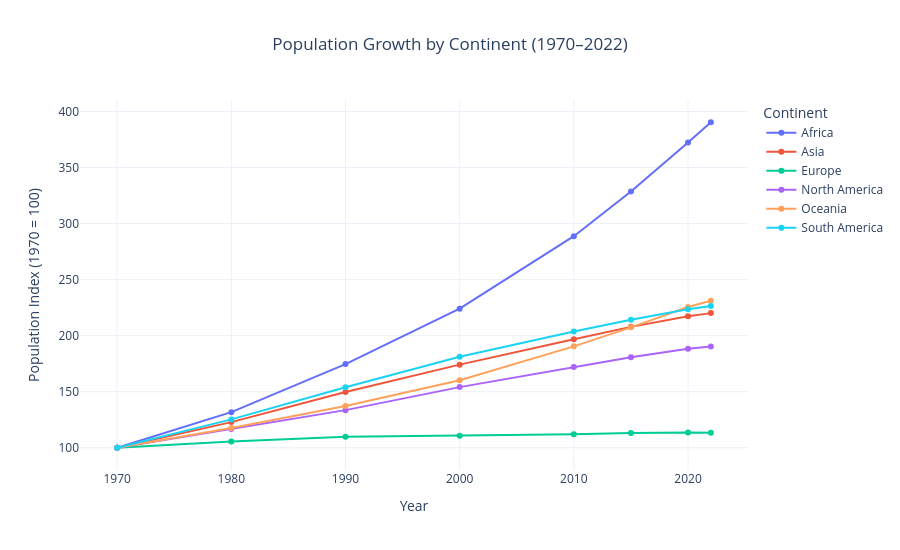

Notebook code for this chart:
### Markdown cell above
**Chart choice & justification:** *Which chart did you choose, and why? Justify design choices.

*YOUR ANSWER HERE* : 
I chose a line chart because it clearly shows how population growth has changed across continents from 1970 to 2022. I used 1970 as the baseline (100) to compare relative population growth. Different colours represent different continents, making it easy to identify which continent experienced the fastest growth.

### Code cell
# Q1
# YOUR CODE HERE
continent_pop = df_long.groupby(
    ['Continent', 'Year']
)['Population'].sum().reset_index()

# Get the population in 1970 for each continent
base_population = continent_pop[
    continent_pop['Year'] == 1970
][['Continent', 'Population']]

base_population = base_population.rename(
    columns={'Population': 'Base Population'}
)

# Merge baseline population
continent_pop = continent_pop.merge(
    base_population, on='Continent'
)

# Calculate population index (1970 = 100)
continent_pop['Growth Index'] = (
    continent_pop['Population'] /
    continent_pop['Base Population']
) * 100

# Create line chart
fig = px.line(
    continent_pop,
    x='Year',
    y='Growth Index',
    color='Continent',
    markers=True,
    title='Population Growth by Continent (1970–2022)',
    labels={
        'Year': 'Year',
        'Growth Index': 'Population Index (1970 = 100)'
    },
    template='plotly_white'
)

fig.update_layout(
    title_x=0.5,
    height=550
)

fig.show()

### Figure 1 — Plotly figure (JSON) as saved in the notebook; plotly's stock layout.template omitted (floating-point values rounded to 4 significant figures)
{"data": [{"hovertemplate": "Continent=Africa<br>Year=%{x}<br>Population Index (1970 = 100)=%{y}<extra></extra>", "legendgroup": "Africa", "line": {"color": "#636efa", "dash": "solid"}, "marker": {"symbol": "circle"}, "mode": "lines+markers", "name": "Africa", "orientation": "v", "showlegend": true, "type": "scatter", "x": [1970, 1980, 1990, 2000, 2010, 2015, 2020, 2022], "xaxis": "x", "y": [100.0, 131.8, 174.6, 224.1, 288.8, 328.7, 372.3, 390.4], "yaxis": "y"}, {"hovertemplate": "Continent=Asia<br>Year=%{x}<br>Population Index (1970 = 100)=%{y}<extra></extra>", "legendgroup": "Asia", "line": {"color": "#EF553B", "dash": "solid"}, "marker": {"symbol": "circle"}, "mode": "lines+markers", "name": "Asia", "orientation": "v", "showlegend": true, "type": "scatter", "x": [1970, 1980, 1990, 2000, 2010, 2015, 2020, 2022], "xaxis": "x", "y": [100.0, 122.9, 149.7, 174.1, 196.7, 207.9, 217.4, 220.1], "yaxis": "y"}, {"hovertemplate": "Continent=Europe<br>Year=%{x}<br>Population Index (1970 = 100)=%{y}<extra></extra>", "legendgroup": "Europe", "line": {"color": "#00cc96", "dash": "solid"}, "marker": {"symbol": "circle"}, "mode": "lines+markers", "name": "Europe", "orientation": "v", "showlegend": true, "type": "scatter", "x": [1970, 1980, 1990, 2000, 2010, 2015, 2020, 2022], "xaxis": "x", "y": [100.0, 105.6, 109.8, 110.7, 112.1, 113.1, 113.7, 113.3], "yaxis": "y"}, {"hovertemplate": "Continent=North America<br>Year=%{x}<br>Population Index (1970 = 100)=%{y}<extra></extra>", "legendgroup": "North America", "line": {"color": "#ab63fa", "dash": "solid"}, "marker": {"symbol": "circle"}, "mode": "lines+markers", "name": "North America", "orientation": "v", "showlegend": true, "type": "scatter", "x": [1970, 1980, 1990, 2000, 2010, 2015, 2020, 2022], "xaxis": "x", "y": [100.0, 116.8, 133.6, 154.1, 172.1, 180.8, 188.4, 190.3], "yaxis": "y"}, {"hovertemplate": "Continent=Oceania<br>Year=%{x}<br>Population Index (1970 = 100)=%{y}<extra></extra>", "legendgroup": "Oceania", "line": {"color": "#FFA15A", "dash": "solid"}, "marker": {"symbol": "circle"}, "mode": "lines+markers", "name": "Oceania", "orientation": "v", "showlegend": true, "type": "scatter", "x": [1970, 1980, 1990, 2000, 2010, 2015, 2020, 2022], "xaxis": "x", "y": [100.0, 117.7, 137.3, 160.3, 190.5, 207.4, 225.5, 231.2], "yaxis": "y"}, {"hovertemplate": "Continent=South America<br>Year=%{x}<br>Population Index (1970 = 100)=%{y}<extra></extra>", "legendgroup": "South America", "line": {"color": "#19d3f3", "dash": "solid"}, "marker": {"symbol": "circle"}, "mode": "lines+markers", "name": "South America", "orientation": "v", "showlegend": true, "type": "scatter", "x": [1970, 1980, 1990, 2000, 2010, 2015, 2020, 2022], "xaxis": "x", "y": [100.0, 125.3, 154.0, 181.2, 203.7, 214.1, 223.7, 226.4], "yaxis": "y"}], "layout": {"height": 550, "legend": {"title": {"text": "Continent"}, "tracegroupgap": 0}, "title": {"text": "Population Growth by Continent (1970–2022)", "x": 0.5}, "xaxis": {"anchor": "y", "domain": [0, 1], "title": {"text": "Year"}}, "yaxis": {"anchor": "x", "domain": [0, 1], "title": {"text": "Population Index (1970 = 100)"}}}}
